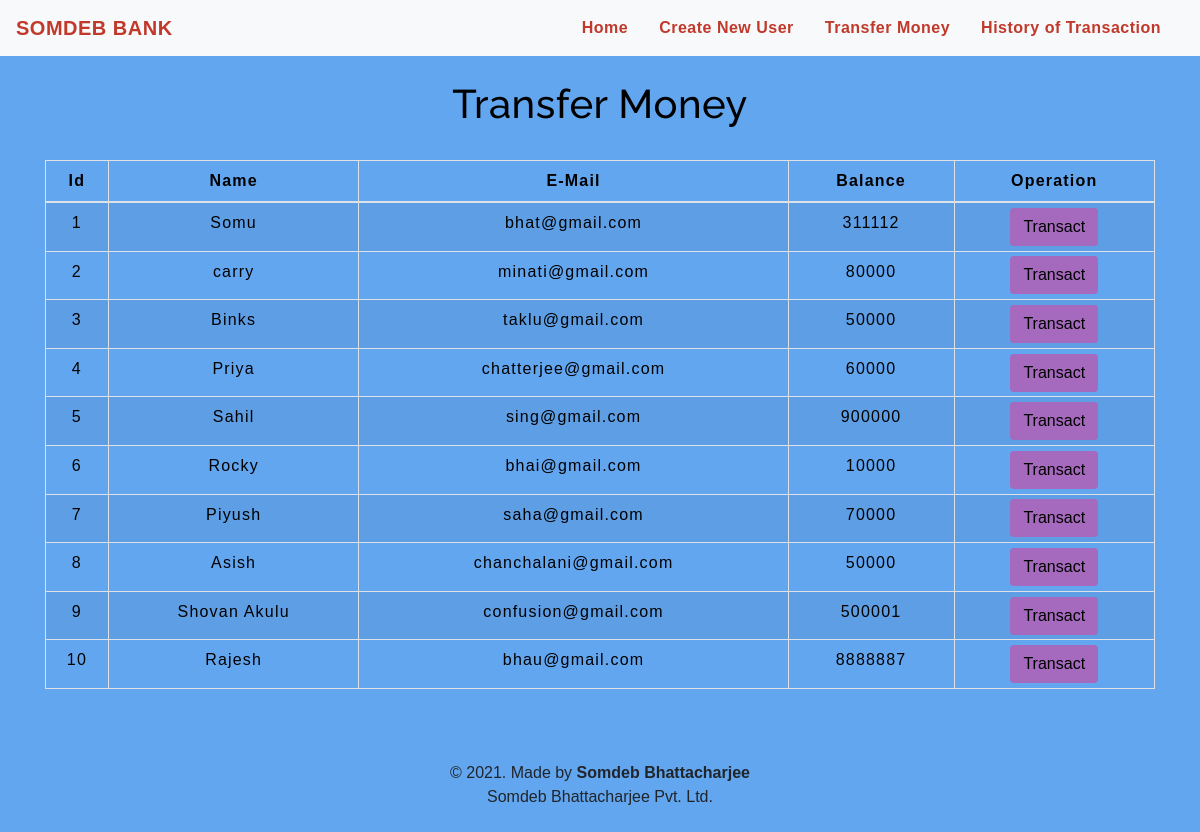
The app's page /transfermoney.php with its own data.
### tables this page shows
CREATE TABLE `users` (
  `id` int(3) NOT NULL,
  `name` text NOT NULL,
  `email` varchar(30) NOT NULL,
  `balance` int(8) NOT NULL
);

### transfermoney.php (the view, shortened to what this page needs)
<!DOCTYPE html>
<html lang="en">
<head>
    <link rel="stylesheet" href="https://maxcdn.bootstrapcdn.com/bootstrap/4.0.0/css/bootstrap.min.css">
    <link rel="stylesheet" type="text/css" href="css/table.css">
    <link rel="stylesheet" type="text/css" href="css/navbar.css">
</head>
<body style="background-color : #62a6f0;">
<?php
    include 'config.php';
    $sql = "SELECT * FROM users";
    $result = mysqli_query($conn,$sql);
?>
<?php
  include 'navbar.php';
?>
<div class="container">
        <h2 class="text-center pt-4" style="color : black;">Transfer Money</h2>
        <br>
            <div class="row">
                <div class="col">
                    <div class="table-responsive-sm">
                    <table class="table table-hover table-sm table-striped table-condensed table-bordered" style="border-color:black;">
                        <thead style="color : black;">
                            <tr>
                            <th scope="col" class="text-center py-2">Id</th>
                            <th scope="col" class="text-center py-2">Name</th>
                            <th scope="col" class="text-center py-2">E-Mail</th>
                            <th scope="col" class="text-center py-2">Balance</th>
                            <th scope="col" class="text-center py-2">Operation</th>
                            </tr>
                        </thead>
                        <tbody>
                <?php
                    while($rows=mysqli_fetch_assoc($result)){
                ?>
                    <tr style="color : black;">
                        <td class="py-2"><?php echo $rows['id'] ?></td>
                        <td class="py-2"><?php echo $rows['name']?></td>
                        <td class="py-2"><?php echo $rows['email']?></td>
                        <td class="py-2"><?php echo $rows['balance']?></td>
                        <td><a href="selecteduserdetail.php?id= <?php echo $rows['id'] ;?>"> <button type="button" class="btn" style="background-color : #A569BD;">Transact</button></a></td>
                    </tr>
                <?php
                    }
                ?>
                        </tbody>
                    </table>
                    </div>
                </div>
            </div>
         </div>
         <footer class="text-center mt-5 py-2">
            <p>&copy 2021. Made by <b>Somdeb Bhattacharjee</b> <br> Somdeb Bhattacharjee Pvt. Ltd.</p>
        </footer>
</body>
</html>

### navbar.php (shortened to what this page needs)
<nav class="navbar navbar-expand-md navbar-light bg-light">
<a class="navbar-brand" href="index.php" style="color : #C0392B;"><b>SOMDEB BANK</b></a>
<div class="collapse navbar-collapse" id="collapsibleNavbar">
      <ul class="navbar-nav ml-auto">
        <li class="nav-item">
          <a class="nav-link" href="index.php" style="color : #C0392B;"><b>Home</b></a>
        </li>
        <li class="nav-item">
          <a class="nav-link" href="createuser.php" style="color : #C0392B;"><b>Create New User</b></a>
        </li>
        <li class="nav-item">
          <a class="nav-link" href="transfermoney.php" style="color : #C0392B;"><b>Transfer Money</b></a>
        </li>
        <li class="nav-item">
          <a class="nav-link" href="transactionhistory.php" style="color : #C0392B;"><b>History of Transaction</b></a>
        </li>
    </div>
 </nav>

### css/table.css (style rules this page uses)
* { padding: 0; margin: 0; box-sizing: border-box; font-family: sans-serif; }
h2 { font-size: 40px; }
table { letter-spacing: 1.2px; }
td { text-align: center; }
button { border:none; background: #d9d9d9; transition: 1s; }

### css/navbar.css (style rules this page uses)
.nav-link { margin-right: 15px; color:#2F363F; letter-spacing: 0.5px; transition: 0.5s; }
.navbar-brand { color: #4C4B4B; letter-spacing: 0.5px; }
h2 { color: #4C4B4B; letter-spacing: 0.5px; font-family: raleway; }

### transfermoney.php (style rules this page uses)
button { transition: 1.5s; }

### records on screen
users: id "1", name "Somu", email "bhat@gmail.com", balance "311112"
users: id "2", name "carry", email "minati@gmail.com", balance "80000"
users: id "3", name "Binks", email "taklu@gmail.com", balance "50000"
users: id "4", name "Priya", email "chatterjee@gmail.com", balance "60000"
users: id "5", name "Sahil", email "sing@gmail.com", balance "900000"
users: id "6", name "Rocky", email "bhai@gmail.com", balance "10000"
users: id "7", name "Piyush", email "saha@gmail.com", balance "70000"
users: id "8", name "Asish", email "chanchalani@gmail.com", balance "50000"
users: id "9", name "Shovan Akulu", email "confusion@gmail.com", balance "500001"
users: id "10", name "Rajesh", email "bhau@gmail.com", balance "8888887"
